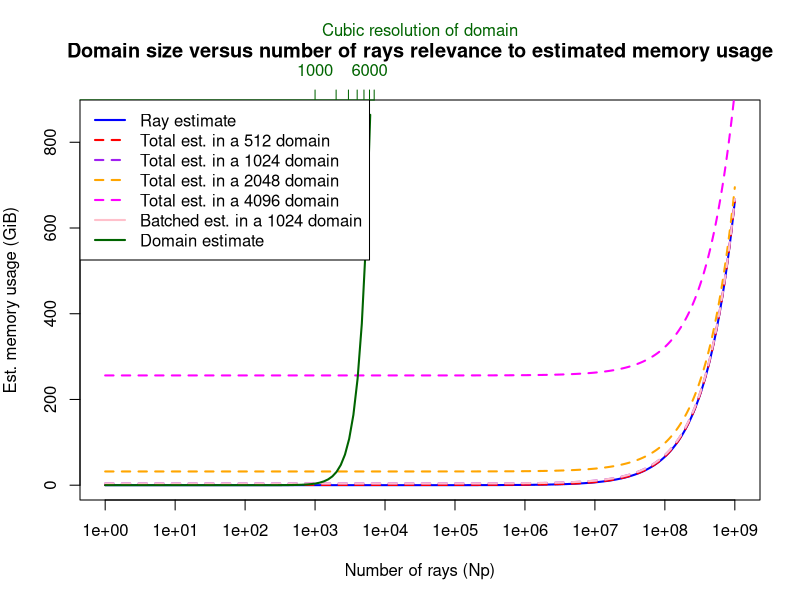

R code for this plot:
# Create a timestamp string
timestamp <- format(Sys.time(), "%Y%m%d-%H%M%S")
pdf_file <- paste0("domain_vs_rays", "_", timestamp, ".pdf")

pdf(pdf_file, width = 8, height = 6)
par(mar = c(5, 4, 5, 2))  # Extra space at the top for 2nd x-axis

single_ray_estimate = 712
ray_estimate <- function(x, ray_size_bytes = single_ray_estimate) {
  (x * ray_size_bytes) / (1024 * 1024 * 1024) # Bytes to GiB
}

domain_estimate <- function(x, y, z) {
  (x / 1024) * (y / 1024) * (z / 1024) * (32 / 8)
}

x1 <- 10^seq(0, 9, length.out = 1000)
y1 <- ray_estimate(x1)

x2 <- 2^seq(0, log(4096 + 2048, base = 2), length.out = 64)
y2 <- domain_estimate(x2, x2, x2)

# Main plot with base-10 log x-axis
plot(x1, y1, type = "l", col = "blue", lwd = 2,
     xlab = "Number of rays (Np)", ylab = "Est. memory usage (GiB)",
     main = "Domain size versus number of rays relevance to estimated memory usage",
     ylim = range(c(y1, y2)),
     log = "x"  # base-10 log scale on x-axis
)

# Additional ray lines (same x scale, so log scale is automatic)
y1_512 <- y1 + domain_estimate(512, 512, 512)
lines(x1, y1_512, col = "red", lwd = 2, lty = 2)

y1_1024 <- y1 + domain_estimate(1024, 1024, 1024)
lines(x1, y1_1024, col = "purple", lwd = 2, lty = 2)

y1_2048 <- y1 + domain_estimate(2048, 2048, 2048)
lines(x1, y1_2048, col = "orange", lwd = 2, lty = 2)

y1_4096 <- y1 + domain_estimate(4096, 4096, 4096)  # fixed: was domain_estimate(2048) before
lines(x1, y1_4096, col = "magenta", lwd = 2, lty = 2)

batcher_results <- function(dims, Np, mem_available_gb = 40, leeway_factor = 1.1, ray_size_bytes = single_ray_estimate, allocation_count = 4) {
  mem_available = mem_available_gb * (1024 * 1024 * 1024)

  predicted_domain_allocation <- domain_estimate(dims, dims, dims) * (1024 * 1024 * 1024)
  ray_memory_raw <- (ray_size_bytes * Np) / (1024 * 1024 * 1024)
  print(ray_memory_raw)

  # Total estimate with leeway factor
  limiting_value <- (predicted_domain_allocation * allocation_count + ray_memory_raw) * leeway_factor
  print(limiting_value)

  # Determine ray batches needed to fit memory available
  ray_batch_count <- max(1, ceiling(ray_memory_raw * leeway_factor / mem_available))
  print(ray_batch_count)
  # Determine domain regions needed to fit per batch memory limit
  domain_region_count <- max(1, ceiling((limiting_value - (ray_memory_raw / ray_batch_count)) / mem_available))
  print(domain_region_count)

  return(domain_estimate(dims, dims, dims %/% domain_region_count) + ray_estimate(Np %/% ray_batch_count, ray_size_bytes = ray_size_bytes))
}

lines(x1, batcher_results(1024, x1), col = "pink", lwd = 2, lty = 2)

# Overlay second plot (domain estimate) without axes
par(new = TRUE)

plot(x2, y2, type = "l", col = "darkgreen", lwd = 2,
     axes = FALSE, xlab = "", ylab = "", main = "",
     log = "x",  # Important! match log10 scale of bottom axis
     xlim = range(x1),  # ensure x ranges match exactly
     ylim = range(c(y1, y2))  # same y limits
)

axis(side = 3, at = pretty(x2), labels = pretty(x2), col = "darkgreen", col.axis = "darkgreen")
mtext("Cubic resolution of domain", side = 3, line = 3, col = "darkgreen")

legend("topleft",
       legend = c("Ray estimate",
                  "Total est. in a 512 domain", "Total est. in a 1024 domain", "Total est. in a 2048 domain", "Total est. in a 4096 domain",
                  "Batched est. in a 1024 domain", "Domain estimate"),
       col = c("blue", "red", "purple", "orange", "magenta", "pink", "darkgreen"),
       lty = c(1, 2, 2, 2, 2, 1), lwd = 2)

dev.off()
